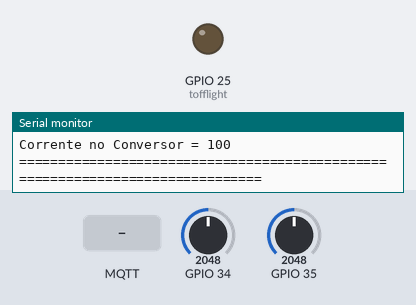
Simulated run of this sketch. Board: ESP32. Parts: output pins drawn as LEDs (lit = HIGH), the last lines printed to the serial monitor. The test bench sets the inputs (shaded band); at power-on: GPIO 34 = 2048, GPIO 35 = 2048. WiFi joins after 1.5 s; servers stay silent unless stated; no MQTT or app messages arrive unless stated.

Above: at 3.2 s.
3.3 s: MQTT message "1" arrives on the first subscribed topic
At 4.6 s:
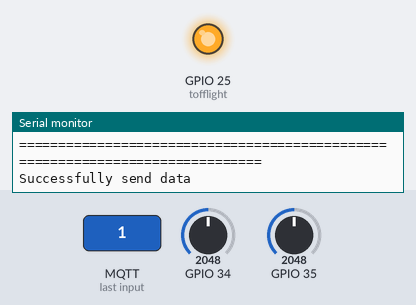
5.0 s: MQTT message "0" arrives on the first subscribed topic
At 6.7 s:
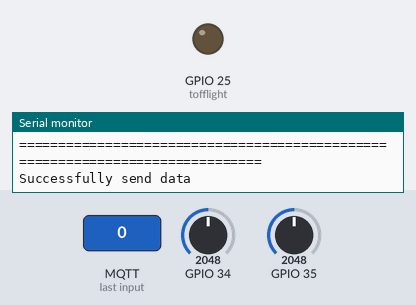
Timing chart, 0 to 8.2 s (numbered marks = the images above; inputs shaded):
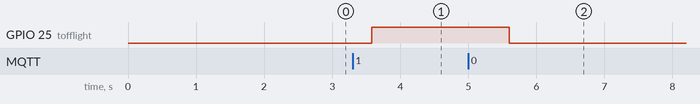

Measured:
- after the input at 3.3 s, GPIO 25 (tofflight): LOW → HIGH after 0.29 s
- after the input at 5.0 s, GPIO 25 (tofflight): HIGH → LOW after 0.60 s

The sketch:

MQTT_node_red_embarcados.ino
```cpp
#include <WiFi.h>
#include <PubSubClient.h>


/* Definições do LED */
#define tofflight     25


/* Defines do MQTT */
#define TOPIC_RX  "ESP/Embarcados_RX"
#define TOPIC_TX   "ESP/Embarcados_TX"


#define CLIENT_ID  "Embarcados"//ID do dispositivo (Client Id, também chamado de client name)


const char* SSID = "Gustavo1"; // SSID / nome da rede WI-FI que deseja se conectar
const char* PASSWORD = "Gustavo1"; // Senha da rede WI-FI que deseja se conectar

const char* SERVER = "baja.maua.br"; //Servidor (broker)
int PORT = 1883; // Porta do Broker MQTT

//Variáveis e objetos globais
WiFiClient espClient; // Cria o objeto espClient
PubSubClient MQTT(espClient); // Instancia o Cliente MQTT passando o objeto espClient

/* Prototypes */
void initWiFi(void);
void initMQTT(void);
void mqtt_callback(char* topic, byte* payload, unsigned int length);
void reconnectMQTT(void);
void reconnectWiFi(void);
void VerificaConexoesWiFIEMQTT(void);

//variables declaration:

int convtensao;
int convcorrente;


/* Função: inicializa e conecta-se na rede WI-FI desejada
   Parâmetros: nenhum
   Retorno: nenhum
*/
void initWiFi(void)
{
  delay(10);
  Serial.println("------Conexao WI-FI------");
  Serial.print("Conectando-se na rede: ");
  Serial.println(SSID);
  Serial.println("Aguarde");

  reconnectWiFi();
}

/* Função: inicializa parâmetros de conexão MQTT(endereço do
           broker, porta e seta função de callback)
   Parâmetros: nenhum
   Retorno: nenhum
*/
void initMQTT(void)
{
  MQTT.setServer(SERVER, PORT);   //informa qual broker e porta deve ser conectado
  MQTT.setCallback(mqtt_callback);            //atribui função de callback (função chamada quando qualquer informação de um dos tópicos subescritos chega)
}

/* Função: função de callback
           esta função é chamada toda vez que uma informação de
           um dos tópicos subescritos chega)
   Parâmetros: nenhum
   Retorno: nenhum
*/
void mqtt_callback(char* topic, byte* payload, unsigned int length)
{
  String msg;

  /* obtem a string do payload recebido */
  for (int i = 0; i < length; i++)
  {
    char c = (char)payload[i];
    msg += c;
  }

  Serial.print("Chegou a seguinte string via MQTT: ");
  Serial.println(msg);

  /* toma ação dependendo da string recebida */
  if (msg.equals("1"))
  {
    digitalWrite(tofflight, HIGH);
    Serial.print("LED aceso mediante comando MQTT");
  }

  if (msg.equals("0"))
  {
    digitalWrite(tofflight, LOW);
    Serial.print("LED apagado mediante comando MQTT");
  }
}

/* Função: reconecta-se ao broker MQTT (caso ainda não esteja conectado ou em caso de a conexão cair)
           em caso de sucesso na conexão ou reconexão, o subscribe dos tópicos é refeito.
   Parâmetros: nenhum
   Retorno: nenhum
*/
void reconnectMQTT(void)
{
  while (!MQTT.connected())
  {
    Serial.print("* Tentando se conectar ao Broker MQTT: ");
    Serial.println(SERVER);
    if (MQTT.connect(CLIENT_ID))
    {
      Serial.println("Conectado com sucesso ao broker MQTT!");
      MQTT.subscribe(TOPIC_RX);
    }
    else
    {
      Serial.println("Falha ao reconectar no broker.");
      Serial.println("Havera nova tentatica de conexao em 2s");
      delay(2000);
    }
  }
}
/* Função: verifica o estado das conexões WiFI e ao broker MQTT.
           Em caso de desconexão (qualquer uma das duas), a conexão
           é refeita.
   Parâmetros: nenhum
   Retorno: nenhum
*/
void VerificaConexoesWiFIEMQTT(void)
{
  if (!MQTT.connected())
    reconnectMQTT(); //se não há conexão com o Broker, a conexão é refeita

  reconnectWiFi(); //se não há conexão com o WiFI, a conexão é refeita
}

/* Função: reconecta-se ao WiFi
   Parâmetros: nenhum
   Retorno: nenhum
*/
void reconnectWiFi(void)
{
  //se já está conectado a rede WI-FI, nada é feito.
  //Caso contrário, são efetuadas tentativas de conexão
  if (WiFi.status() == WL_CONNECTED)
    return;

  WiFi.begin(SSID, PASSWORD); // Conecta na rede WI-FI

  while (WiFi.status() != WL_CONNECTED)
  {
    delay(1000);
    Serial.print(".");
  }

  Serial.println();
  Serial.print("Conectado com sucesso na rede ");
  Serial.print(SSID);
  Serial.println("IP obtido: ");
  Serial.println(WiFi.localIP());
}

/* Função de setup */
void setup()
{
  Serial.begin(115200);

  /* Configuração do pino ligado ao LED como output
     e inicialização do mesmo em LOW */
  pinMode(tofflight, OUTPUT);
  digitalWrite(tofflight, LOW);

  /* Configuração do pino dos sensores como INPUT */
  pinMode(34, INPUT);
  pinMode(35, INPUT);

  /* Inicializa a conexao wi-fi */
  initWiFi();

  /* Inicializa a conexao ao broker MQTT */
  initMQTT();
}

/* Loop principal */
void loop()
{

  /* garante funcionamento das conexões WiFi e ao broker MQTT */
  VerificaConexoesWiFIEMQTT();

  /*  Envia as strings ao dashboard MQTT */
  getData();
  sendData();

  /* keep-alive da comunicação com broker MQTT */
  MQTT.loop();

  /* Refaz o ciclo após 500 milisegundos */
  delay(500);
}

void getData() {

  convtensao = analogRead(34);
  convtensao = map(convtensao, 0, 4095, 0, 36);
  Serial.print("Tensão no Conversor = ");
  Serial.println(convtensao);

 convcorrente = map(analogRead(35), 0, 4095, 0, 200);
  Serial.print("Corrente no Conversor = ");
  Serial.println(convcorrente);

  printf("==============================================================================\n");

  delay (500);
}

void sendData() {
  if (!MQTT.connected())
    reconnectWiFi();

  if (sendValues(convtensao, convcorrente))
  {
    Serial.println("Successfully send data");
  }
  else
  {
    Serial.println("Failed to send data");
  }

}


bool sendValues (int convtensao, int convcorrente)
{
  char json[250];
  sprintf(json,  "{\"convtensao\":%d, \"convcorrente\":%d}", convtensao, convcorrente);

  if (!MQTT.publish(TOPIC_TX, json))
    return false;
  else
    return true;
}
```
